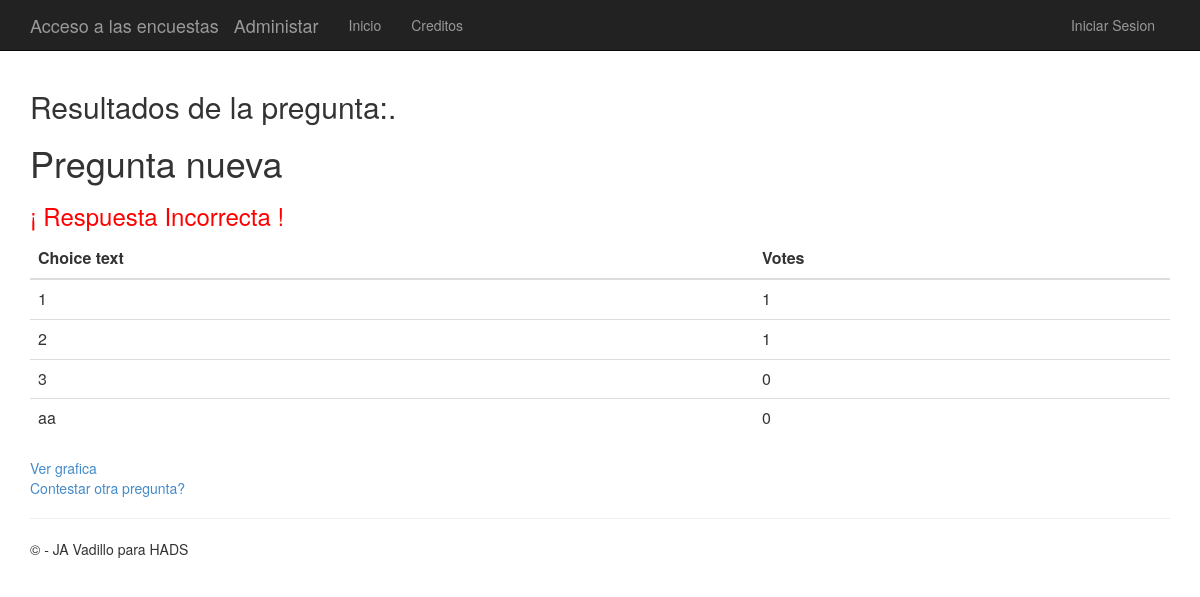
The app's page /3/results/ with its own data.
### app/models.py (models this page shows)
class Question(models.Model):
    question_text = models.CharField(max_length=200)
    pub_date = models.DateTimeField('date published')
    category = models.CharField(max_length = 200, default="No category")

class Choice(models.Model):
    question = models.ForeignKey(Question, on_delete=models.CASCADE,)
    choice_text = models.CharField(max_length=200)
    votes = models.IntegerField(default=0)
    correct = models.BooleanField(default = False)

### app/views.py (the view)
# urls.py: url(r'^(?P<question_id>\d+)/results/$', app.views.results, name='results'),
def results(request, question_id):
    question = get_object_or_404(Question, pk=question_id)
    return render(request, 'polls/results.html', {'title':'Resultados de la pregunta:','question': question})

### app/templates/polls/results.html (shortened to what this page needs)
﻿{% extends "app/layout.html" %}
{% block content %}
<h2>{{ title }}.</h2>
<h1>{{ question.question_text }}</h1>
{% if not request.user.is_authenticated %}
    {% if choice.correct %}
        <h3 style="color: green">¡ Respuesta Correcta !</h3>
    {% else %}
        <h3 style="color: red">¡ Respuesta Incorrecta !</h3>
    {% endif %}
{% endif %}
    <table class="table">
        <thead>
            <th scope="col">Choice text</th>
            <th scope="col">Votes</th>
        </thead>
        <tbody>
        {% for choice in question.choice_set.all %}
        <tr>
            <td>{{ choice.choice_text }}</td>
            <td>{{ choice.votes }}</td>
        </tr>
        {% endfor %}
        </tbody>
    </table>
<a href="{% url 'chart' question.id %}"> Ver grafica</a><br />
<a href="{% url 'index' %}">Contestar otra pregunta?</a>
{% endblock %}

### app/static/app/content/site.css (style rules this page uses)
body { padding-top: 50px; padding-bottom: 20px; }

### records on screen
Question: question_text "Pregunta nueva"
Choice: choice_text "1", votes "1"
Choice: choice_text "2", votes "1"
Choice: choice_text "3", votes "0"
Choice: choice_text "aa", votes "0"

### other values on screen
{{ title }} "Resultados de la pregunta:"
